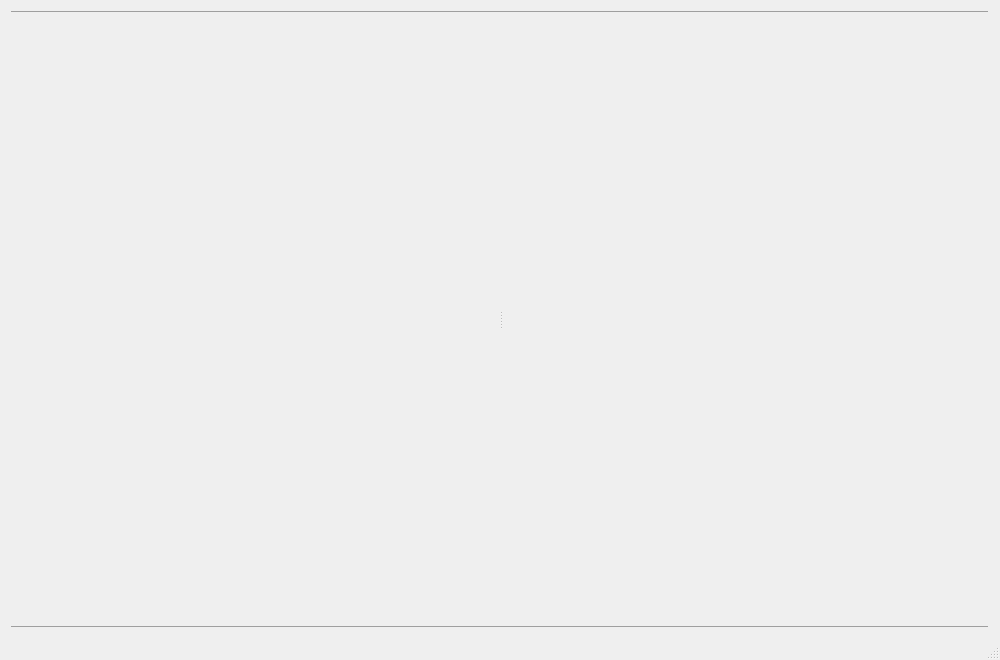
<?xml version="1.0" encoding="UTF-8"?>
<ui version="4.0">
 <class>HatchetWindow</class>
 <widget class="QMainWindow" name="HatchetWindow">
  <property name="geometry">
   <rect>
    <x>0</x>
    <y>0</y>
    <width>1000</width>
    <height>660</height>
   </rect>
  </property>
  <property name="windowTitle">
    <string>%applicationName</string>
  </property>
  <widget class="QWidget" name="centralWidget">
   <layout class="QVBoxLayout" name="verticalLayout">
    <item>
     <widget class="QFrame" name="hline1">
      <property name="maximumSize">
       <size>
        <width>16777215</width>
        <height>1</height>
       </size>
      </property>
      <property name="frameShape">
       <enum>QFrame::HLine</enum>
      </property>
      <property name="frameShadow">
       <enum>QFrame::Raised</enum>
      </property>
     </widget>
    </item>
    <item>
     <widget class="QSplitter" name="splitter">
      <property name="orientation">
       <enum>Qt::Horizontal</enum>
      </property>
      <property name="handleWidth">
       <number>3</number>
      </property>
      <widget class="QWidget" name="sidebarWidget" native="true"/>
      <widget class="QWidget" name="playlistWidget" native="true"/>
     </widget>
    </item>
    <item>
     <widget class="QFrame" name="hline2">
      <property name="maximumSize">
       <size>
        <width>16777215</width>
        <height>1</height>
       </size>
      </property>
      <property name="frameShape">
       <enum>QFrame::HLine</enum>
      </property>
      <property name="frameShadow">
       <enum>QFrame::Raised</enum>
      </property>
     </widget>
    </item>
   </layout>
  </widget>
  <widget class="QStatusBar" name="statusBar"/>
 </widget>
 <layoutdefault spacing="6" margin="11"/>
 <resources/>
 <connections/>
 <slots>
  <slot>on_btnResolve_clicked()</slot>
 </slots>
</ui>
